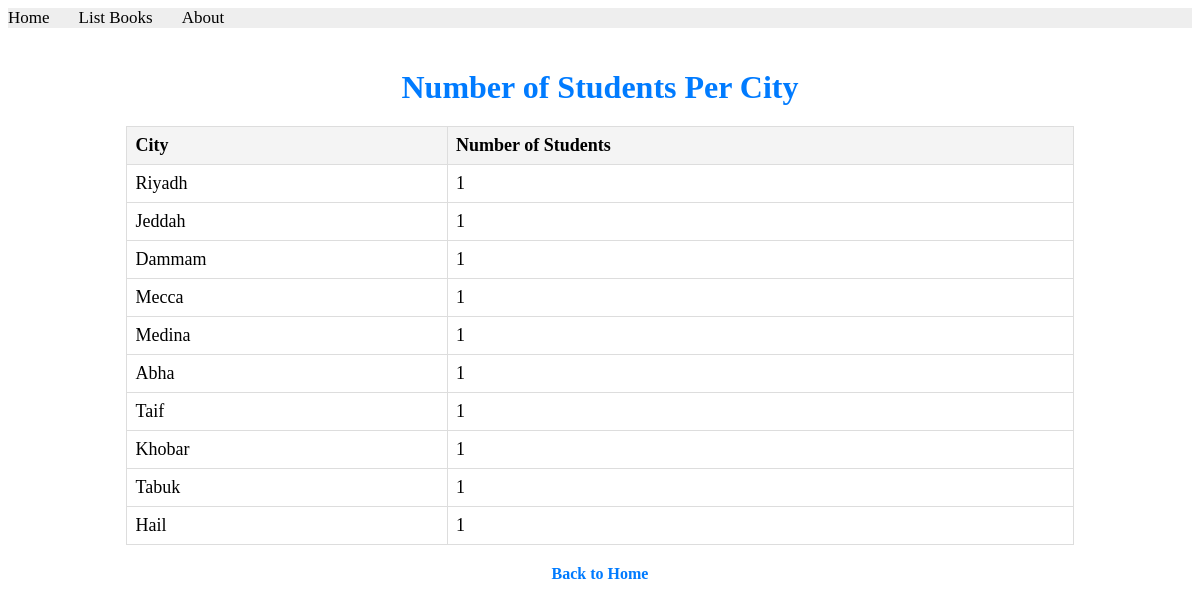
Screenshot of /users/students-per-city/ with the database file from the repository.
### apps/usermodule/models.py (models this page shows, shortened)
class Address(models.Model):
    city = models.CharField(max_length=50)

### apps/usermodule/views.py (the view)
# urls.py: path('students-per-city/', views.students_per_city, name='students_per_city'),
def students_per_city(request):
    city_data = Address.objects.annotate(student_count=Count('students'))
    return render(request, 'usermodule/students_per_city.html', {'city_data': city_data})

### apps/templates/usermodule/students_per_city.html (shortened to what this page needs)
{% extends "bookmodule/layouts/base.html" %}
{% block content %}
<div class="container">
    <h1>Number of Students Per City</h1>
    {% if city_data %}
        <table style="width: 100%; border-collapse: collapse;">
            <thead>
                <tr>
                    <th style="border: 1px solid #ddd; padding: 8px; text-align: left;">City</th>
                    <th style="border: 1px solid #ddd; padding: 8px; text-align: left;">Number of Students</th>
                </tr>
            </thead>
            <tbody>
                {% for city in city_data %}
                    <tr>
                        <td style="border: 1px solid #ddd; padding: 8px;">{{ city.city }}</td>
                        <td style="border: 1px solid #ddd; padding: 8px;">{{ city.student_count }}</td>
                    </tr>
                {% endfor %}
            </tbody>
        </table>
    {% else %}
        <p>No data available.</p>
    {% endif %}
    <a href="{% url 'books.index' %}" class="back-link">Back to Home</a>
</div>
{% endblock content %}

### apps/templates/bookmodule/layouts/base.html (shortened to what this page needs)
<!DOCTYPE html>
<html>
{% load static %}
<head>
<link rel="stylesheet" href="{% static 'styles.css' %}">
<link rel="stylesheet" href="https://cdnjs.cloudflare.com/ajax/libs/font-
awesome/4.7.0/css/font-awesome.min.css">
</head>
<body>
{% include "bookmodule/includes/header.html" %}
{% block content %} {% endblock content %}
</body>
</html>

### apps/templates/bookmodule/includes/header.html
{% with request.resolver_match.url_name as url_name %}
<div class="topnav">
<a class="{% if url_name == 'books.index' %}active{% endif %}" href="{% url "books.index" %}">Home</a>
<a class="{% if url_name == 'books.list_books' %}active{% endif %}" href="{% url "books.list_books" %}">List Books</a>
<a class="{% if url_name == 'books.aboutus' %}active{% endif %}" href="{% url "books.aboutus" %}">About</a>
</div>
{% endwith %}

### apps/static/styles.css (style rules this page uses)
.topnav { background-color: #eeeeee; width: 100%; }
.topnav a { color: #000000; text-align: center; margin-right: 25px; text-decoration: none; font-size: 17px; }
.container { width: 80%; margin: 0 auto; padding: 20px; }
h1 { color: #28a745; text-align: center; margin-bottom: 20px; }
.back-link { display: inline-block; margin-top: 20px; color: #007bff; text-decoration: none; font-weight: bold; }
table { width: 100%; border-collapse: collapse; margin: 20px 0; font-size: 18px; text-align: left; }
th, td { padding: 12px; border: 1px solid #ddd; }
th { background-color: #f4f4f4; }
h1 { text-align: center; color: #007bff; }
.back-link { display: block; text-align: center; margin-top: 15px; color: #007bff; text-decoration: none; font-weight: bold; }

### rows the page displays
Address: city "Riyadh", student_count "1"
Address: city "Jeddah", student_count "1"
Address: city "Dammam", student_count "1"
Address: city "Mecca", student_count "1"
Address: city "Medina", student_count "1"
Address: city "Abha", student_count "1"
Address: city "Taif", student_count "1"
Address: city "Khobar", student_count "1"
Address: city "Tabuk", student_count "1"
Address: city "Hail", student_count "1"
